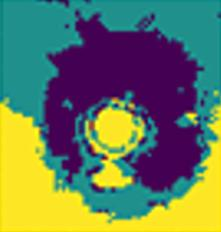
#> input picture Hw3/eye.jpg, 221 x 232 px
$ python Hw3.py
#> lines starting #> are read from the running program, lines starting #| are printed output that depends on the picture; after the words box and inside, x2 and y2 are one past the last pixel; in counts of white or black regions, pixels touching at a corner belong together
# -*- coding: utf-8 -*-
"""
Created on Sun May  9 03:20:41 2021

@author: USER
"""


import cv2 as cv
import numpy as np

src = cv.imread('eye.jpg')
#> src is the input picture: shape (232, 221, 3); mean B, G, R 91.9, 121.5, 104
gray = cv.cvtColor(src, cv.COLOR_BGR2GRAY)
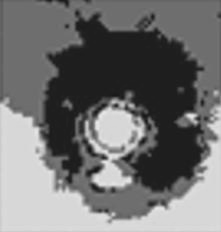
#> gray: shape (232, 221); min 19, max 232, mean 113
gray = cv.medianBlur(gray, 5)
rows = gray.shape[0]
#> rows = 232
circles = cv.HoughCircles(gray, cv.HOUGH_GRADIENT, 1, rows /8, param1=100, param2=30, minRadius=30, maxRadius=100)
#> circles = [[130.5, 112.5, 86.2], [119.5, 141.5, 35]]


if circles is not None:
    circles = np.uint16(np.around(circles))
#> circles = [[130, 112, 86], [120, 142, 35]]
    for i in circles[0, :]:
        center = (i[0], i[1])
        # circle center
        cv.circle(src, center, 1, (0, 100, 100), 3)
        # circle outline
        radius = i[2]
        cv.circle(src, center, radius, (255, 0, 255), 3)
#> this loop made 2 passes
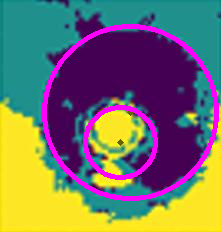
#> src: shape (232, 221, 3); 7.39% of pixels changed, all inside (x1, y1, x2, y2) = (42, 24, 219, 201)

cv.imwrite('eye_circle.jpg', src)
